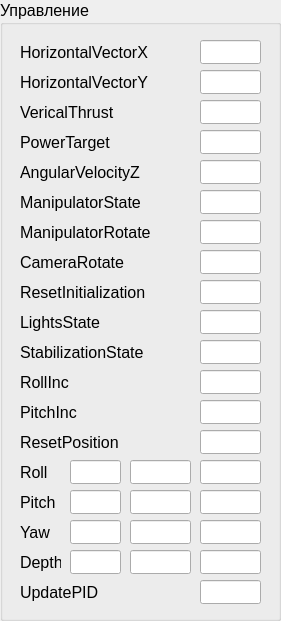
     <widget class="QGroupBox" name="gbControl">
      <property name="geometry">
       <rect>
        <x>410</x>
        <y>5</y>
        <width>281</width>
        <height>621</height>
       </rect>
      </property>
      <property name="font">
       <font>
        <pointsize>12</pointsize>
       </font>
      </property>
      <property name="title">
       <string>Управление</string>
      </property>
      <widget class="QLineEdit" name="edHorizontalVectorX">
       <property name="geometry">
        <rect>
         <x>200</x>
         <y>40</y>
         <width>61</width>
         <height>24</height>
        </rect>
       </property>
       <property name="font">
        <font>
         <pointsize>12</pointsize>
        </font>
       </property>
       <property name="alignment">
        <set>Qt::AlignRight|Qt::AlignTrailing|Qt::AlignVCenter</set>
       </property>
      </widget>
      <widget class="QLabel" name="lbHorizontalVectorX">
       <property name="geometry">
        <rect>
         <x>20</x>
         <y>40</y>
         <width>151</width>
         <height>24</height>
        </rect>
       </property>
       <property name="font">
        <font>
         <pointsize>12</pointsize>
        </font>
       </property>
       <property name="text">
        <string>HorizontalVectorX</string>
       </property>
      </widget>
      <widget class="QLineEdit" name="edHorizontalVectorY">
       <property name="geometry">
        <rect>
         <x>200</x>
         <y>70</y>
         <width>61</width>
         <height>24</height>
        </rect>
       </property>
       <property name="font">
        <font>
         <pointsize>12</pointsize>
        </font>
       </property>
       <property name="alignment">
        <set>Qt::AlignRight|Qt::AlignTrailing|Qt::AlignVCenter</set>
       </property>
      </widget>
      <widget class="QLabel" name="lbHorizontalVectorY">
       <property name="geometry">
        <rect>
         <x>20</x>
         <y>70</y>
         <width>151</width>
         <height>24</height>
        </rect>
       </property>
       <property name="font">
        <font>
         <pointsize>12</pointsize>
        </font>
       </property>
       <property name="text">
        <string>HorizontalVectorY</string>
       </property>
      </widget>
      <widget class="QLabel" name="lbAngularVelocityZ">
       <property name="geometry">
        <rect>
         <x>20</x>
         <y>160</y>
         <width>151</width>
         <height>24</height>
        </rect>
       </property>
       <property name="font">
        <font>
         <pointsize>12</pointsize>
        </font>
       </property>
       <property name="text">
        <string>AngularVelocityZ</string>
       </property>
      </widget>
      <widget class="QLineEdit" name="edAngularVelocityZ">
       <property name="geometry">
        <rect>
         <x>200</x>
         <y>160</y>
         <width>61</width>
         <height>24</height>
        </rect>
       </property>
       <property name="font">
        <font>
         <pointsize>12</pointsize>
        </font>
       </property>
       <property name="alignment">
        <set>Qt::AlignRight|Qt::AlignTrailing|Qt::AlignVCenter</set>
       </property>
      </widget>
      <widget class="QLabel" name="lbVericalThrust">
       <property name="geometry">
        <rect>
         <x>20</x>
         <y>100</y>
         <width>151</width>
         <height>24</height>
        </rect>
       </property>
       <property name="font">
        <font>
         <pointsize>12</pointsize>
        </font>
       </property>
       <property name="text">
        <string>VericalThrust</string>
       </property>
      </widget>
      <widget class="QLineEdit" name="edVericalThrust">
       <property name="geometry">
        <rect>
         <x>200</x>
         <y>100</y>
         <width>61</width>
         <height>24</height>
        </rect>
       </property>
       <property name="font">
        <font>
         <pointsize>12</pointsize>
        </font>
       </property>
       <property name="alignment">
        <set>Qt::AlignRight|Qt::AlignTrailing|Qt::AlignVCenter</set>
       </property>
      </widget>
      <widget class="QLabel" name="lbPowerTarget">
       <property name="geometry">
        <rect>
         <x>20</x>
         <y>130</y>
         <width>151</width>
         <height>24</height>
        </rect>
       </property>
       <property name="font">
        <font>
         <pointsize>12</pointsize>
        </font>
       </property>
       <property name="text">
        <string>PowerTarget</string>
       </property>
      </widget>
      <widget class="QLineEdit" name="edPowerTarget">
       <property name="geometry">
        <rect>
         <x>200</x>
         <y>130</y>
         <width>61</width>
         <height>24</height>
        </rect>
       </property>
       <property name="font">
        <font>
         <pointsize>12</pointsize>
        </font>
       </property>
       <property name="alignment">
        <set>Qt::AlignRight|Qt::AlignTrailing|Qt::AlignVCenter</set>
       </property>
      </widget>
      <widget class="QLabel" name="lbManipulatorState">
       <property name="geometry">
        <rect>
         <x>20</x>
         <y>190</y>
         <width>141</width>
         <height>24</height>
        </rect>
       </property>
       <property name="font">
        <font>
         <pointsize>12</pointsize>
        </font>
       </property>
       <property name="text">
        <string>ManipulatorState</string>
       </property>
      </widget>
      <widget class="QLineEdit" name="edManipulatorState">
       <property name="geometry">
        <rect>
         <x>200</x>
         <y>190</y>
         <width>61</width>
         <height>24</height>
        </rect>
       </property>
       <property name="font">
        <font>
         <pointsize>12</pointsize>
        </font>
       </property>
       <property name="alignment">
        <set>Qt::AlignRight|Qt::AlignTrailing|Qt::AlignVCenter</set>
       </property>
      </widget>
      <widget class="QLabel" name="lbManipulatorRotate">
       <property name="geometry">
        <rect>
         <x>20</x>
         <y>220</y>
         <width>141</width>
         <height>24</height>
        </rect>
       </property>
       <property name="font">
        <font>
         <pointsize>12</pointsize>
        </font>
       </property>
       <property name="text">
        <string>ManipulatorRotate</string>
       </property>
      </widget>
      <widget class="QLineEdit" name="edManipulatorRotate">
       <property name="geometry">
        <rect>
         <x>200</x>
         <y>220</y>
         <width>61</width>
         <height>24</height>
        </rect>
       </property>
       <property name="font">
        <font>
         <pointsize>12</pointsize>
        </font>
       </property>
       <property name="alignment">
        <set>Qt::AlignRight|Qt::AlignTrailing|Qt::AlignVCenter</set>
       </property>
      </widget>
      <widget class="QLabel" name="lbCameraRotate">
       <property name="geometry">
        <rect>
         <x>20</x>
         <y>250</y>
         <width>141</width>
         <height>24</height>
        </rect>
       </property>
       <property name="font">
        <font>
         <pointsize>12</pointsize>
        </font>
       </property>
       <property name="text">
        <string>CameraRotate</string>
       </property>
      </widget>
      <widget class="QLineEdit" name="edCameraRotate">
       <property name="geometry">
        <rect>
         <x>200</x>
         <y>250</y>
         <width>61</width>
         <height>24</height>
        </rect>
       </property>
       <property name="font">
        <font>
         <pointsize>12</pointsize>
        </font>
       </property>
       <property name="alignment">
        <set>Qt::AlignRight|Qt::AlignTrailing|Qt::AlignVCenter</set>
       </property>
      </widget>
      <widget class="QLineEdit" name="edResetInitialization">
       <property name="geometry">
        <rect>
         <x>200</x>
         <y>280</y>
         <width>61</width>
         <height>24</height>
        </rect>
       </property>
       <property name="font">
        <font>
         <pointsize>12</pointsize>
        </font>
       </property>
       <property name="alignment">
        <set>Qt::AlignRight|Qt::AlignTrailing|Qt::AlignVCenter</set>
       </property>
      </widget>
      <widget class="QLabel" name="lbResetInitialization">
       <property name="geometry">
        <rect>
         <x>20</x>
         <y>280</y>
         <width>141</width>
         <height>24</height>
        </rect>
       </property>
       <property name="font">
        <font>
         <pointsize>12</pointsize>
        </font>
       </property>
       <property name="text">
        <string>ResetInitialization</string>
       </property>
      </widget>
      <widget class="QLineEdit" name="edLightsState">
       <property name="geometry">
        <rect>
         <x>200</x>
         <y>310</y>
         <width>61</width>
         <height>24</height>
        </rect>
       </property>
       <property name="font">
        <font>
         <pointsize>12</pointsize>
        </font>
       </property>
       <property name="alignment">
        <set>Qt::AlignRight|Qt::AlignTrailing|Qt::AlignVCenter</set>
       </property>
      </widget>
      <widget class="QLabel" name="lbLightsState">
       <property name="geometry">
        <rect>
         <x>20</x>
         <y>310</y>
         <width>141</width>
         <height>24</height>
        </rect>
       </property>
       <property name="font">
        <font>
         <pointsize>12</pointsize>
        </font>
       </property>
       <property name="text">
        <string>LightsState</string>
       </property>
      </widget>
      <widget class="QLineEdit" name="edStabilizationState">
       <property name="geometry">
        <rect>
         <x>200</x>
         <y>340</y>
         <width>61</width>
         <height>24</height>
        </rect>
       </property>
       <property name="font">
        <font>
         <pointsize>12</pointsize>
        </font>
       </property>
       <property name="alignment">
        <set>Qt::AlignRight|Qt::AlignTrailing|Qt::AlignVCenter</set>
       </property>
      </widget>
      <widget class="QLabel" name="lbStabilizationState">
       <property name="geometry">
        <rect>
         <x>20</x>
         <y>340</y>
         <width>141</width>
         <height>24</height>
        </rect>
       </property>
       <property name="font">
        <font>
         <pointsize>12</pointsize>
        </font>
       </property>
       <property name="text">
        <string>StabilizationState</string>
       </property>
      </widget>
      <widget class="QLineEdit" name="edRollInc">
       <property name="geometry">
        <rect>
         <x>200</x>
         <y>370</y>
         <width>61</width>
         <height>24</height>
        </rect>
       </property>
       <property name="font">
        <font>
         <pointsize>12</pointsize>
        </font>
       </property>
       <property name="alignment">
        <set>Qt::AlignRight|Qt::AlignTrailing|Qt::AlignVCenter</set>
       </property>
      </widget>
      <widget class="QLabel" name="lbRollInc">
       <property name="geometry">
        <rect>
         <x>20</x>
         <y>370</y>
         <width>141</width>
         <height>24</height>
        </rect>
       </property>
       <property name="font">
        <font>
         <pointsize>12</pointsize>
        </font>
       </property>
       <property name="text">
        <string>RollInc</string>
       </property>
      </widget>
      <widget class="QLineEdit" name="edPitchInc">
       <property name="geometry">
        <rect>
         <x>200</x>
         <y>400</y>
         <width>61</width>
         <height>24</height>
        </rect>
       </property>
       <property name="font">
        <font>
         <pointsize>12</pointsize>
        </font>
       </property>
       <property name="alignment">
        <set>Qt::AlignRight|Qt::AlignTrailing|Qt::AlignVCenter</set>
       </property>
      </widget>
      <widget class="QLabel" name="lbPitchInc">
       <property name="geometry">
        <rect>
         <x>20</x>
         <y>400</y>
         <width>141</width>
         <height>24</height>
        </rect>
       </property>
       <property name="font">
        <font>
         <pointsize>12</pointsize>
        </font>
       </property>
       <property name="text">
        <string>PitchInc</string>
       </property>
      </widget>
      <widget class="QLineEdit" name="edResetPosition">
       <property name="geometry">
        <rect>
         <x>200</x>
         <y>430</y>
         <width>61</width>
         <height>24</height>
        </rect>
       </property>
       <property name="font">
        <font>
         <pointsize>12</pointsize>
        </font>
       </property>
       <property name="alignment">
        <set>Qt::AlignRight|Qt::AlignTrailing|Qt::AlignVCenter</set>
       </property>
      </widget>
      <widget class="QLabel" name="lbResetPosition">
       <property name="geometry">
        <rect>
         <x>20</x>
         <y>430</y>
         <width>141</width>
         <height>24</height>
        </rect>
       </property>
       <property name="font">
        <font>
         <pointsize>12</pointsize>
        </font>
       </property>
       <property name="text">
        <string>ResetPosition</string>
       </property>
      </widget>
      <widget class="QLineEdit" name="edRollKp">
       <property name="geometry">
        <rect>
         <x>70</x>
         <y>460</y>
         <width>51</width>
         <height>24</height>
        </rect>
       </property>
       <property name="font">
        <font>
         <pointsize>12</pointsize>
        </font>
       </property>
       <property name="alignment">
        <set>Qt::AlignRight|Qt::AlignTrailing|Qt::AlignVCenter</set>
       </property>
      </widget>
      <widget class="QLineEdit" name="edRollKi">
       <property name="geometry">
        <rect>
         <x>130</x>
         <y>460</y>
         <width>61</width>
         <height>24</height>
        </rect>
       </property>
       <property name="font">
        <font>
         <pointsize>12</pointsize>
        </font>
       </property>
       <property name="alignment">
        <set>Qt::AlignRight|Qt::AlignTrailing|Qt::AlignVCenter</set>
       </property>
      </widget>
      <widget class="QLineEdit" name="edRollKd">
       <property name="geometry">
        <rect>
         <x>200</x>
         <y>460</y>
         <width>61</width>
         <height>24</height>
        </rect>
       </property>
       <property name="font">
        <font>
         <pointsize>12</pointsize>
        </font>
       </property>
       <property name="alignment">
        <set>Qt::AlignRight|Qt::AlignTrailing|Qt::AlignVCenter</set>
       </property>
      </widget>
      <widget class="QLineEdit" name="edPitchKp">
       <property name="geometry">
        <rect>
         <x>70</x>
         <y>490</y>
         <width>51</width>
         <height>24</height>
        </rect>
       </property>
       <property name="font">
        <font>
         <pointsize>12</pointsize>
        </font>
       </property>
       <property name="alignment">
        <set>Qt::AlignRight|Qt::AlignTrailing|Qt::AlignVCenter</set>
       </property>
      </widget>
      <widget class="QLineEdit" name="edPitchKd">
       <property name="geometry">
        <rect>
         <x>200</x>
         <y>490</y>
         <width>61</width>
         <height>24</height>
        </rect>
       </property>
       <property name="font">
        <font>
         <pointsize>12</pointsize>
        </font>
       </property>
       <property name="alignment">
        <set>Qt::AlignRight|Qt::AlignTrailing|Qt::AlignVCenter</set>
       </property>
      </widget>
      <widget class="QLineEdit" name="edPitchKi">
       <property name="geometry">
        <rect>
         <x>130</x>
         <y>490</y>
         <width>61</width>
         <height>24</height>
        </rect>
       </property>
       <property name="font">
        <font>
         <pointsize>12</pointsize>
        </font>
       </property>
       <property name="alignment">
        <set>Qt::AlignRight|Qt::AlignTrailing|Qt::AlignVCenter</set>
       </property>
      </widget>
      <widget class="QLineEdit" name="edYawKp">
       <property name="geometry">
        <rect>
         <x>70</x>
         <y>520</y>
         <width>51</width>
         <height>24</height>
        </rect>
       </property>
       <property name="font">
        <font>
         <pointsize>12</pointsize>
        </font>
       </property>
       <property name="alignment">
        <set>Qt::AlignRight|Qt::AlignTrailing|Qt::AlignVCenter</set>
       </property>
      </widget>
      <widget class="QLineEdit" name="edYawKd">
       <property name="geometry">
        <rect>
         <x>200</x>
         <y>520</y>
         <width>61</width>
         <height>24</height>
        </rect>
       </property>
       <property name="font">
        <font>
         <pointsize>12</pointsize>
        </font>
       </property>
       <property name="alignment">
        <set>Qt::AlignRight|Qt::AlignTrailing|Qt::AlignVCenter</set>
       </property>
      </widget>
      <widget class="QLineEdit" name="edYawKi">
       <property name="geometry">
        <rect>
         <x>130</x>
         <y>520</y>
         <width>61</width>
         <height>24</height>
        </rect>
       </property>
       <property name="font">
        <font>
         <pointsize>12</pointsize>
        </font>
       </property>
       <property name="alignment">
        <set>Qt::AlignRight|Qt::AlignTrailing|Qt::AlignVCenter</set>
       </property>
      </widget>
      <widget class="QLineEdit" name="edDepthKp">
       <property name="geometry">
        <rect>
         <x>70</x>
         <y>550</y>
         <width>51</width>
         <height>24</height>
        </rect>
       </property>
       <property name="font">
        <font>
         <pointsize>12</pointsize>
        </font>
       </property>
       <property name="alignment">
        <set>Qt::AlignRight|Qt::AlignTrailing|Qt::AlignVCenter</set>
       </property>
      </widget>
      <widget class="QLineEdit" name="edDepthKd">
       <property name="geometry">
        <rect>
         <x>200</x>
         <y>550</y>
         <width>61</width>
         <height>24</height>
        </rect>
       </property>
       <property name="font">
        <font>
         <pointsize>12</pointsize>
        </font>
       </property>
       <property name="alignment">
        <set>Qt::AlignRight|Qt::AlignTrailing|Qt::AlignVCenter</set>
       </property>
      </widget>
      <widget class="QLineEdit" name="edDepthKi">
       <property name="geometry">
        <rect>
         <x>130</x>
         <y>550</y>
         <width>61</width>
         <height>24</height>
        </rect>
       </property>
       <property name="font">
        <font>
         <pointsize>12</pointsize>
        </font>
       </property>
       <property name="alignment">
        <set>Qt::AlignRight|Qt::AlignTrailing|Qt::AlignVCenter</set>
       </property>
      </widget>
      <widget class="QLabel" name="lbUpdatePID">
       <property name="geometry">
        <rect>
         <x>20</x>
         <y>580</y>
         <width>141</width>
         <height>24</height>
        </rect>
       </property>
       <property name="font">
        <font>
         <pointsize>12</pointsize>
        </font>
       </property>
       <property name="text">
        <string>UpdatePID</string>
       </property>
      </widget>
      <widget class="QLineEdit" name="edUpdatePID">
       <property name="geometry">
        <rect>
         <x>200</x>
         <y>580</y>
         <width>61</width>
         <height>24</height>
        </rect>
       </property>
       <property name="font">
        <font>
         <pointsize>12</pointsize>
        </font>
       </property>
       <property name="alignment">
        <set>Qt::AlignRight|Qt::AlignTrailing|Qt::AlignVCenter</set>
       </property>
      </widget>
      <widget class="QLabel" name="lbRollPIDController">
       <property name="geometry">
        <rect>
         <x>20</x>
         <y>460</y>
         <width>41</width>
         <height>24</height>
        </rect>
       </property>
       <property name="font">
        <font>
         <pointsize>12</pointsize>
        </font>
       </property>
       <property name="text">
        <string>Roll</string>
       </property>
      </widget>
      <widget class="QLabel" name="lbPitchPIDController">
       <property name="geometry">
        <rect>
         <x>20</x>
         <y>490</y>
         <width>41</width>
         <height>24</height>
        </rect>
       </property>
       <property name="font">
        <font>
         <pointsize>12</pointsize>
        </font>
       </property>
       <property name="text">
        <string>Pitch</string>
       </property>
      </widget>
      <widget class="QLabel" name="lbYawPIDController">
       <property name="geometry">
        <rect>
         <x>20</x>
         <y>520</y>
         <width>41</width>
         <height>24</height>
        </rect>
       </property>
       <property name="font">
        <font>
         <pointsize>12</pointsize>
        </font>
       </property>
       <property name="text">
        <string>Yaw</string>
       </property>
      </widget>
      <widget class="QLabel" name="lbDepthPIDController">
       <property name="geometry">
        <rect>
         <x>20</x>
         <y>550</y>
         <width>41</width>
         <height>24</height>
        </rect>
       </property>
       <property name="font">
        <font>
         <pointsize>12</pointsize>
        </font>
       </property>
       <property name="text">
        <string>Depth</string>
       </property>
      </widget>
     </widget>
